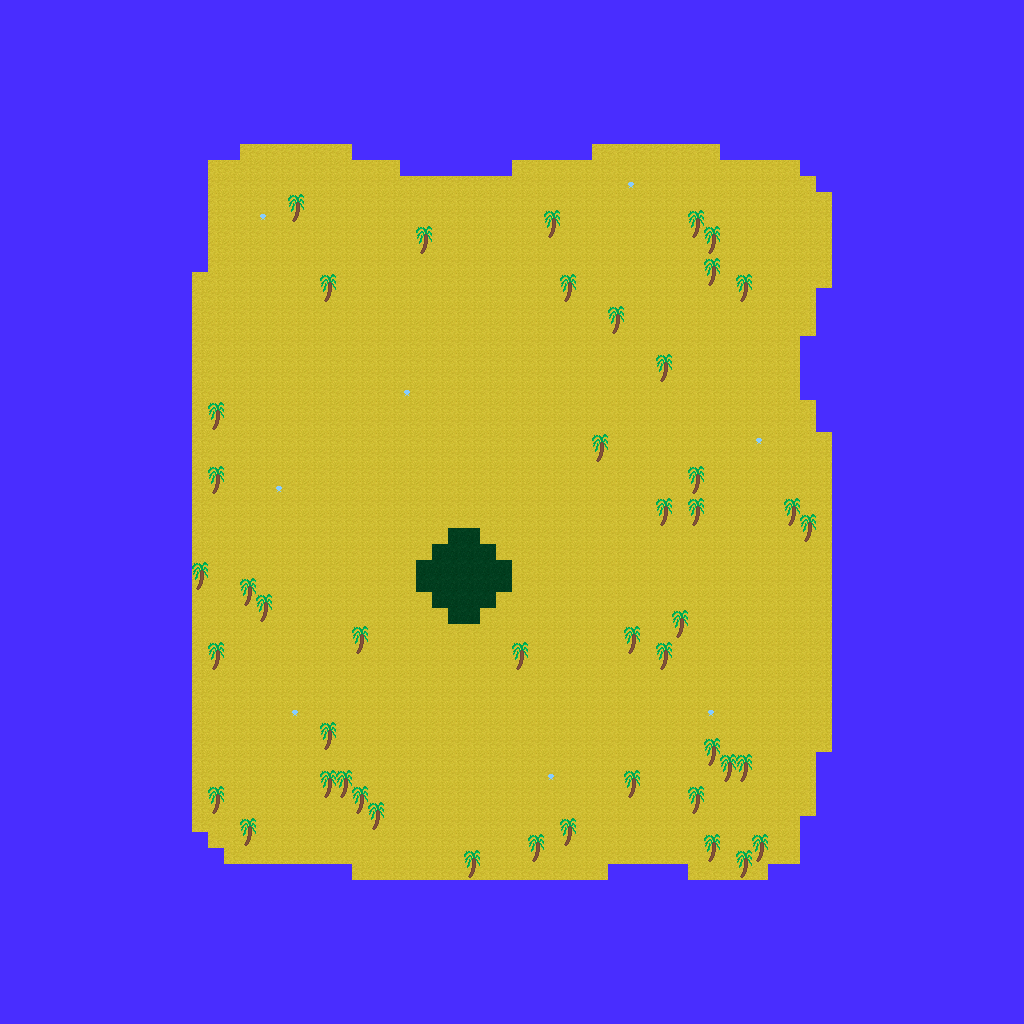

This is a level from a 2D game, rendered from its Tiled map with the project's own tilesets. A one-line summary and the map file follow, with tile-layer data summarised:
An orthogonal 64x64 tile map with 16x16 px tiles, 3 tile layers (Walkable Layer, Collision Layer, Water Layer) and 20 objects (7x CRAB, 7x CHEST, 3x YELLOW_SLIME, START, YELLOW_PORTAL, ...).

<map version="1.2" tiledversion="1.2.3536" orientation="orthogonal" renderorder="right-down" width="64" height="64" tilewidth="16" tileheight="16" infinite="0" nextlayerid="7" nextobjectid="23">
 <tileset firstgid="1" source="THUNDERLANDS.tsx" />
 <layer id="1" name="Walkable Layer" width="64" height="64">
  <data>[4096 cells, 1753 non-empty, 3 distinct tile ids]</data>
 </layer>
 <layer id="4" name="Collision Layer" width="64" height="64">
  <data>[4096 cells, 92 non-empty, 2 distinct tile ids]</data>
 </layer>
 <objectgroup id="5" name="Object Layer">
  <object id="1" name="START" x="461" y="519.958" width="26" height="24.75" />
  <object id="2" name="YELLOW_PORTAL" x="460" y="568.208" />
  <object id="3" name="CASTLE" type="TELEPORTER" x="458.5" y="571.208">
   <properties>
    <property name="ID" type="int" value="1019" />
   </properties>
  </object>
  <object id="4" name="CRAB" x="454.5" y="430" />
  <object id="5" name="CRAB" x="456" y="296" />
  <object id="6" name="CRAB" x="719.333" y="402" />
  <object id="7" name="CRAB" x="780" y="674" />
  <object id="8" name="CRAB" x="470" y="804.667" />
  <object id="9" name="CRAB" x="288" y="680.667" />
  <object id="10" name="CRAB" x="250.667" y="316.667" />
  <object id="11" name="CHEST" x="634.667" y="236.667" />
  <object id="12" name="CHEST" x="-26" y="270.667" />
  <object id="13" name="CHEST" x="358" y="190.667" />
  <object id="14" name="CHEST" x="417.333" y="680" />
  <object id="15" name="CHEST" x="801.333" y="600" />
  <object id="16" name="CHEST" x="-120.667" y="829.333" />
  <object id="17" name="CHEST" x="263.333" y="749.333" />
  <object id="18" name="YELLOW_SLIME" x="554" y="368.667" />
  <object id="21" name="YELLOW_SLIME" x="329" y="357" />
  <object id="22" name="YELLOW_SLIME" x="598.5" y="551.5" />
 </objectgroup>
 <layer id="6" name="Water Layer" width="64" height="64">
  <data>[4096 cells, 2343 non-empty, 1 distinct tile ids]</data>
 </layer>
</map>
